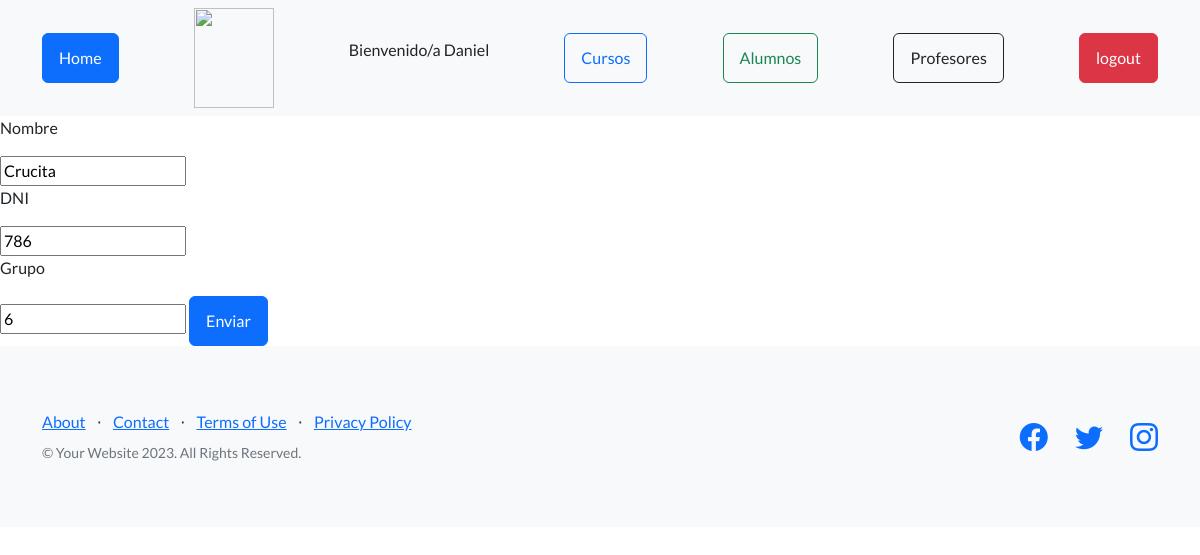
The app's page /AppCoder/editar_profesor/3 (signed in) with its own data.
### AppCoder/models.py (models this page shows)
class Profesor (models.Model):
    nombre =models.CharField(max_length=40)
    dni = models.IntegerField()
    grupo = models.CharField(max_length=40)

### AppCoder/views.py (the view)
# urls.py: path("editar_profesor/<int:id>" , views.editar_profesor, name = "editar_profesor"),
def editar_profesor(request,id):
   profesor=Profesor.objects.get(id=id)
   if request.method =="POST": #Comportamiento cuando es POST
      mi_formulario =Profesor_formulario(request.POST)  #Con los datos de la petición POST genera el formulario 'Curso formulario'
      if mi_formulario.is_valid():
         datos=mi_formulario.cleaned_data
         profesor.nombre=datos["nombre"]
         profesor.dni=datos["dni"]
         profesor.grupo=datos["grupo"]
         profesor.save()
         profesor=Profesor.objects.all()
         return render(request,"profesor_profesores.html",{"profesores":profesor}) # Este paso es para no hacer F5
   else: #comportmiento cuando es GET
      mi_formulario=Profesor_formulario(initial = {"nombre": profesor.nombre, "dni": profesor.dni, "grupo": profesor.grupo})
      return render(request, "editar_profesor.html" , {"mi_formulario":mi_formulario, "profesor":profesor})

### AppCoder/forms.py
class Profesor_formulario(forms.Form):
    nombre=forms.CharField(max_length=30)
    dni=forms.IntegerField()
    grupo=forms.CharField(max_length=30)

### AppCoder/template/editar_profesor.html (shortened to what this page needs)
{% extends "padre.html" %}
{% load static %}
{% block contenido %}
    <form action="{% url 'editar_profesor' profesor.id %}" method="POST">
        <p>Nombre</p>
        {{mi_formulario.nombre}}
        <p>DNI</p>
        {{mi_formulario.dni}}
        <p>Grupo</p>
        {{mi_formulario.grupo}}
        <button class = "btn btn-primary">Enviar</button>
    </form>
{% endblock %}

### AppCoder/template/padre.html (shortened to what this page needs)
<!DOCTYPE html>
<html lang="en">
    <head>
        {%load static%}
        <link href="https://cdn.jsdelivr.net/npm/bootstrap-icons@1.5.0/font/bootstrap-icons.css" rel="stylesheet" type="text/css" />
        <link href="{% static 'AppCoder/css/styles.css' %}" rel="stylesheet" />
    </head>
    <body>
        <nav class="navbar navbar-light bg-light static-top">
            <div class="container">
                <a class="btn btn-primary" href="{% url 'home' %}">Home</a>
                {% if request.user.is_authenticated %}
                <img src = "{{ url }}" alt="" width = "80px" height="100px" >
                <p>Bienvenido/a {{user.username}}</p>
                {% endif %}
                <a class="btn btn-outline-primary" href="{% url 'cursos' %}">Cursos</a>
                <a class="btn btn-outline-success" href="{% url 'ver_alumnos' %}">Alumnos</a>
                <a class="btn btn-outline-dark" href="{% url 'ver_profesores' %}">Profesores</a>
                {% if request.user.is_authenticated %}
                <form method="post" action ="{% url 'Logout' %}">
                    <button type ="submit" class ="btn btn-danger">logout</button>
                </form>
                {% endif %}
            </div>
        </nav>
        {% block contenido %}
        {% endblock %}
        <footer class="footer bg-light">
            <div class="container">
                <div class="row">
                    <div class="col-lg-6 h-100 text-center text-lg-start my-auto">
                        <ul class="list-inline mb-2">
                            <li class="list-inline-item"><a href="#!">About</a></li>
                            <li class="list-inline-item">⋅</li>
                            <li class="list-inline-item"><a href="#!">Contact</a></li>
                            <li class="list-inline-item">⋅</li>
                            <li class="list-inline-item"><a href="#!">Terms of Use</a></li>
                            <li class="list-inline-item">⋅</li>
                            <li class="list-inline-item"><a href="#!">Privacy Policy</a></li>
                        </ul>
                        <p class="text-muted small mb-4 mb-lg-0">&copy; Your Website 2023. All Rights Reserved.</p>
                    </div>
                    <div class="col-lg-6 h-100 text-center text-lg-end my-auto">
                        <ul class="list-inline mb-0">
                            <li class="list-inline-item me-4">
                                <a href="#!"><i class="bi-facebook fs-3"></i></a>
                            </li>
                            <li class="list-inline-item me-4">
                                <a href="#!"><i class="bi-twitter fs-3"></i></a>
                            </li>
                            <li class="list-inline-item">
                                <a href="#!"><i class="bi-instagram fs-3"></i></a>
                            </li>
                        </ul>
                    </div>
                </div>
            </div>
        </footer>
    </body>
</html>

### records on screen
Profesor: nombre "Crucita", dni "786", grupo "6"

### other values on screen
{{ user.username }} "Daniel"
